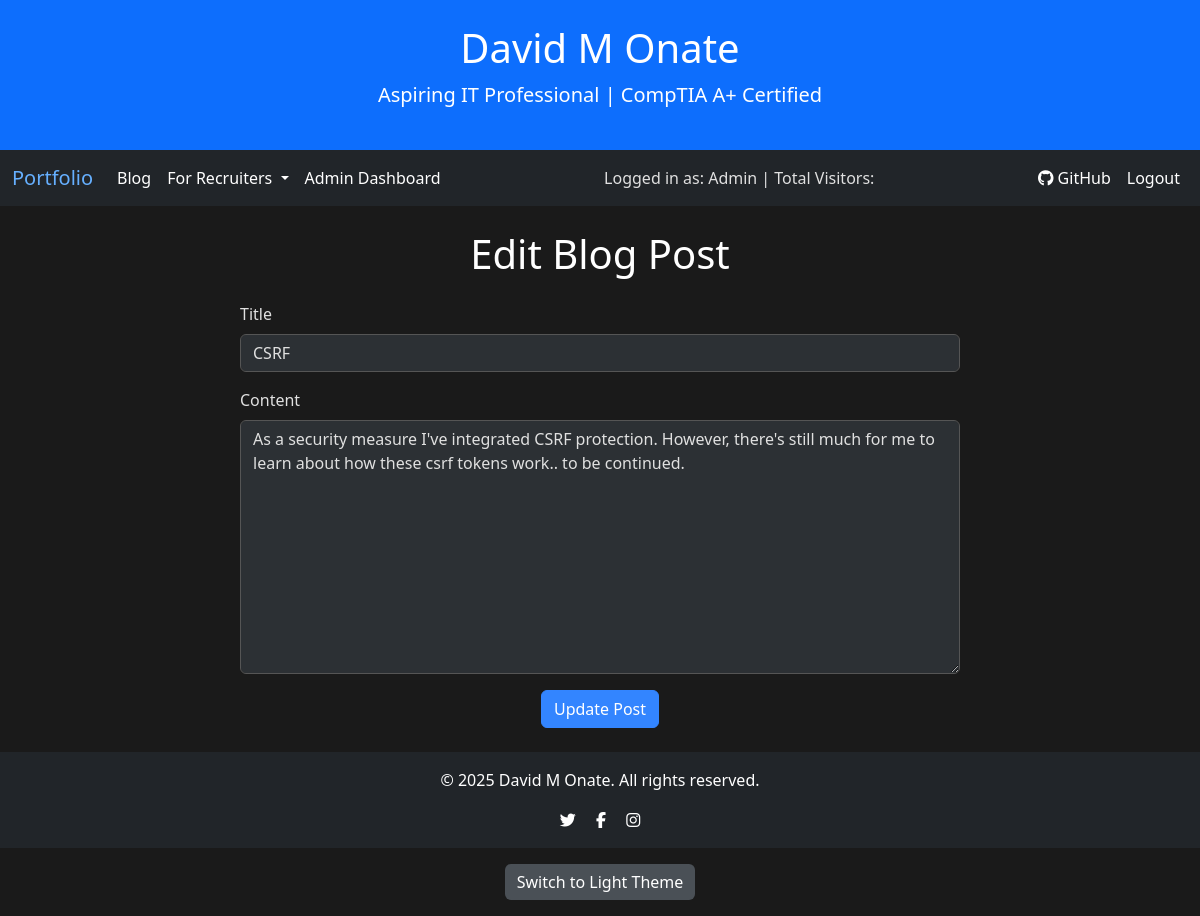
Screenshot of /edit_post/5 (signed in) with the database file from the repository.
### website/models.py (models this page shows)
class BlogPost(db.Model):
    id = db.Column(db.Integer, primary_key=True)
    title = db.Column(db.String(150))
    content = db.Column(db.Text)
    date = db.Column(db.DateTime, default=datetime.utcnow)
    author = db.Column(db.Integer, db.ForeignKey('user.id'))

### website/views.py (the view)
@blog.route('/edit_post/<int:post_id>', methods=['GET', 'POST'])
@login_required
def edit_post(post_id):
    if not current_user.is_admin:
        flash('You are not authorized to edit posts.', category='error')
        return redirect(url_for('blog.view_blogposts'))
    post = BlogPost.query.get_or_404(post_id)
    form = EditPostForm(obj=post)
    if form.validate_on_submit():
        post.title = form.title.data
        post.content = form.content.data
        db.session.commit()
        flash('Post updated successfully!', category='success')
        return redirect(url_for('blog.view_blogposts'))
    return render_template('edit_post.html', form=form, post=post, user=current_user)

### website/forms.py
class EditPostForm(FlaskForm):
    title = StringField('Title', validators=[DataRequired()])
    content = TextAreaField('Content', validators=[DataRequired()])
    submit = SubmitField('Update Post')

### website/templates/edit_post.html (shortened to what this page needs)
{% extends "base.html" %}
{% block content %}
<div class="container my-4">
    <h1 class="text-center mb-4">Edit Blog Post</h1>
    <div class="row justify-content-center">
        <div class="col-md-8">
            <form method="POST">
                <div class="mb-3">
                    {{ form.title.label(class="form-label") }}
                    {{ form.title(class="form-control") }}
                </div>
                <div class="mb-3">
                    {{ form.content.label(class="form-label") }}
                    {{ form.content(class="form-control", rows=10) }}
                </div>
                <div class="text-center">
                    {{ form.submit(class="btn btn-primary") }}
                </div>
            </form>
        </div>
    </div>
</div>
{% endblock %}

### website/static/style.css (style rules this page uses)
body { background-color: #f8f9fa; color: #212529; transition: background-color 0.3s, color 0.3s; }
body.dark-mode { background-color: #1a1a1a; color: #e0e0e0; }
.container, .container-fluid { background-color: inherit; color: inherit; }
h1, h2, h3, h4, h5, h6 { color: #ffffff; }
body.dark-mode h1, body.dark-mode h2, body.dark-mode h3, body.dark-mode h4, body.dark-mode h5, body.dark-mode h6 { color: #ffffff; }
.btn-primary { background-color: #0d6efd; border-color: #0d6efd; color: #ffffff; }
body.dark-mode .btn-primary { background-color: #3385ff; border-color: #3385ff; }
.form-control { background-color: #ffffff; color: #212529; border: 1px solid #ced4da; }
body.dark-mode .form-control { background-color: #2c3034; color: #e0e0e0; border: 1px solid #555; }

### rows the page displays
BlogPost: title "CSRF", content "As a security measure I've integrated CSRF protection. However, there's still much for me to learn about how these csrf tokens work.. to be continued."
